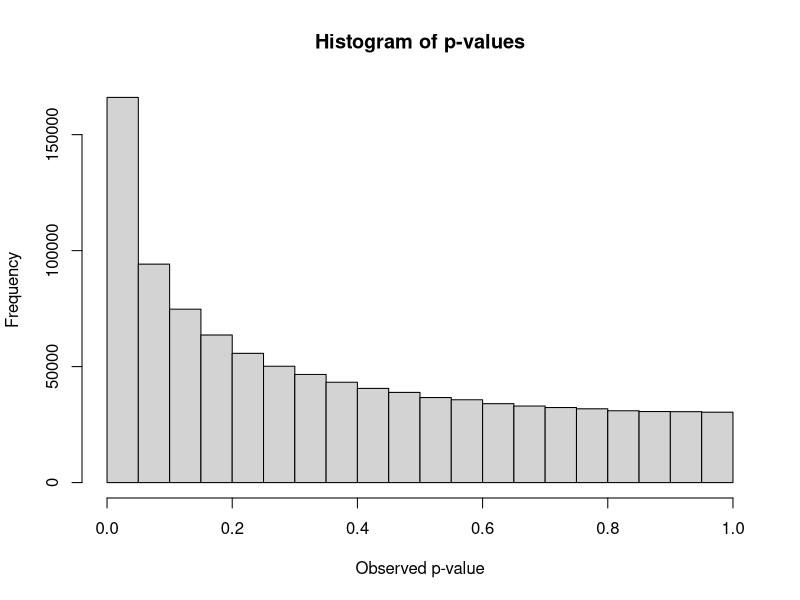

Reproduce this figure in R. (Note: a time limit stopped this script after it produced the figure.)
## ---- chunk 1
knitr::opts_chunk$set(echo = FALSE, cache = TRUE)
## ---- chunk 2
nSims <- 1000000 #number of simulated experiments (the more, the more accurate the numbers you get, but the longer it takes)
N<-32 #number of participants
lowp<-0.04
highp<-0.05

#set up some variables
p<-numeric(nSims) 
p2<-numeric(nSims) 
obs_pwr<-numeric(nSims) 
t<-numeric(nSims) 
d<-numeric(nSims) 

for(i in 1:nSims){ #for each simulated experiment
  x<-rnorm(n = N, mean = 100, sd = 20) #produce 100 simulated participants
  y<-rnorm(n = N, mean = 105, sd = 20) #produce 100 simulated participants
  z<-t.test(x,y) #perform the t-test
  p[i]<-z$p.value #get the _p_-value and store it
}

#Calculate power in simulation
#cat ("The power is",(sum(p < 0.05)/nSims*100),"%")

#Count probability of finding p between boundaries specified above

p2<-p[p>lowp & p<=highp]
#cat ("The probability of finding a _p_-value between ",lowp," and ", highp," is ",(length(p2)/nSims*100),"%, which makes it ",((length(p2)/nSims*100)/(((high_p_-lowp)*100)))," times more probable under the alternative hypothesis than the null-hypothesis (numbers below 1 mean the observed _p_-value is more likely under the null-hypothesis than under the alternative hypothesis")

#now plot histograms of _p_-values (the most left bar contains all _p_-values between 0.00 and 0.05)
p_hist_30_power <- hist(p, main="Histogram of p-values", xlab=("Observed p-value"), breaks = 20)
p_hist_30_power
## ---- chunk 3
nSims <- 1000000 #number of simulated experiments (the more, the more accurate the numbers you get, but the longer it takes)
N<-32 #number of participants
lowp<-0.04
highp<-0.05

#set up some variables
p<-numeric(nSims) 
p2<-numeric(nSims) 
obs_pwr<-numeric(nSims) 
t<-numeric(nSims) 
d<-numeric(nSims) 

for(i in 1:nSims){ #for each simulated experiment
  x<-rnorm(n = N, mean = 100, sd = 20) #produce 100 simulated participants
  y<-rnorm(n = N, mean = 100, sd = 20) #produce 100 simulated participants
  z<-t.test(x,y) #perform the t-test
  p[i]<-z$p.value #get the _p_-value and store it
}

#Calculate power in simulation
#cat ("The power is",(sum(p < 0.05)/nSims*100),"%")

#Count probability of finding p between boundaries specified above

p2<-p[p>lowp & p<=highp]
#cat ("The probability of finding a _p_-value between ",lowp," and ", highp," is ",(length(p2)/nSims*100),"%, which makes it ",((length(p2)/nSims*100)/(((high_p_-lowp)*100)))," times more probable under the alternative hypothesis than the null-hypothesis (numbers below 1 mean the observed _p_-value is more likely under the null-hypothesis than under the alternative hypothesis")

#now plot histograms of _p_-values (the most left bar contains all _p_-values between 0.00 and 0.05)
p_hist_null <- hist(p, main="Histogram of p-values", xlab=("Observed p-value"), breaks = 20)
p_hist_null
## ---- chunk 4
#nSims <- 100 #number of simulated experiments (the more, the more accurate the numbers you get, but the longer it takes. I used 1000000 simulations for my blog)
N<-32 #number of participants
lowp<-0.04
highp<-0.05

#set up some variables
p<-numeric(nSims) 
p2<-numeric(nSims) 
obs_pwr<-numeric(nSims) 
t<-numeric(nSims) 
d<-numeric(nSims) 

for(i in 1:nSims){ #for each simulated experiment
  x<-rnorm(n = N, mean = 100, sd = 20) #produce 100 simulated participants
  y<-rnorm(n = N, mean = 115, sd = 20) #produce 100 simulated participants
  z<-t.test(x,y) #perform the t-test
  p[i]<-z$p.value #get the _p_-value and store it
}

#Calculate power in simulation
#cat ("The power is",(sum(p < 0.05)/nSims*100),"%")

#Count probability of finding p between boundaries specified above

p2<-p[p>lowp & p<=highp]
#cat ("The probability of finding a p-value between ",lowp," and ", highp," is ",(length(p2)/nSims*100),"%, which makes it ",((length(p2)/nSims*100)/(((high_p_-lowp)*100)))," times more probable under the alternative hypothesis than the null-hypothesis (numbers below 1 mean the observed _p_-value is more likely under the null-hypothesis than under the alternative hypothesis")

#now plot histograms of _p_-values (the most left bar contains all p-values between 0.00 and 0.05)
p_hist_80_power <- hist(p, main="Histogram of p-values", xlab=("Observed p-value"), breaks = 20)
#p_hist_80_power
## ---- chunk 5
nSims <- 1000000 #number of simulated experiments (the more, the more accurate the numbers you get, but the longer it takes)
N<-32 #number of participants
lowp<-0.04
highp<-0.05

#set up some variables
p<-numeric(nSims) 
p2<-numeric(nSims) 
obs_pwr<-numeric(nSims) 
t<-numeric(nSims) 
d<-numeric(nSims) 

for(i in 1:nSims){ #for each simulated experiment
  x<-rnorm(n = N, mean = 100, sd = 20) #produce 100 simulated participants
  y<-rnorm(n = N, mean = 100, sd = 20) #produce 100 simulated participants
  z<-t.test(x,y) #perform the t-test
  p[i]<-z$p.value #get the _p_-value and store it
  
}

# p-hack!

p[p > .05 & p < .09] <- p[p > .05 & p < .09] + runif(length(p[p > .05 & p < .09]), min = -.04, max = 0)

#Calculate power in simulation
#cat ("The power is",(sum(p < 0.05)/nSims*100),"%")

#Count probability of finding p between boundaries specified above

p2<-p[p>lowp & p<=highp]
#cat ("The probability of finding a _p_-value between ",lowp," and ", highp," is ",(length(p2)/nSims*100),"%, which makes it ",((length(p2)/nSims*100)/(((high_p_-lowp)*100)))," times more probable under the alternative hypothesis than the null-hypothesis (numbers below 1 mean the observed _p_-value is more likely under the null-hypothesis than under the alternative hypothesis")

#now plot histograms of _p_-values (the most left bar contains all _p_-values between 0.00 and 0.05)
hist(p, main="Histogram of p-values", xlab=("Observed p-value"), breaks = 100,  xaxp = c(0, 1, 20))
